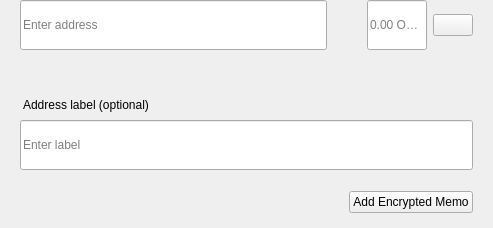
<?xml version="1.0" encoding="UTF-8"?>
<ui version="4.0">
 <class>SendMultiRow</class>
 <widget class="QWidget" name="SendMultiRow">
  <property name="geometry">
   <rect>
    <x>0</x>
    <y>0</y>
    <width>493</width>
    <height>228</height>
   </rect>
  </property>
  <property name="minimumSize">
   <size>
    <width>0</width>
    <height>0</height>
   </size>
  </property>
  <property name="maximumSize">
   <size>
    <width>16777215</width>
    <height>16777215</height>
   </size>
  </property>
  <property name="windowTitle">
   <string>Form</string>
  </property>
  <layout class="QVBoxLayout" name="verticalLayout_3">
   <property name="spacing">
    <number>0</number>
   </property>
   <property name="leftMargin">
    <number>0</number>
   </property>
   <property name="topMargin">
    <number>0</number>
   </property>
   <property name="rightMargin">
    <number>20</number>
   </property>
   <property name="bottomMargin">
    <number>5</number>
   </property>
   <item alignment="Qt::AlignTop">
    <widget class="QWidget" name="widget" native="true">
     <property name="sizePolicy">
      <sizepolicy hsizetype="Expanding" vsizetype="Maximum">
       <horstretch>0</horstretch>
       <verstretch>0</verstretch>
      </sizepolicy>
     </property>
     <property name="minimumSize">
      <size>
       <width>0</width>
       <height>60</height>
      </size>
     </property>
     <property name="maximumSize">
      <size>
       <width>16777215</width>
       <height>85</height>
      </size>
     </property>
     <layout class="QHBoxLayout" name="horizontalLayout" stretch="6,0,2">
      <property name="spacing">
       <number>0</number>
      </property>
      <property name="leftMargin">
       <number>8</number>
      </property>
      <property name="topMargin">
       <number>0</number>
      </property>
      <property name="rightMargin">
       <number>0</number>
      </property>
      <property name="bottomMargin">
       <number>0</number>
      </property>
      <item alignment="Qt::AlignTop">
       <widget class="QStackedWidget" name="stackedAddress">
        <property name="minimumSize">
         <size>
          <width>0</width>
          <height>50</height>
         </size>
        </property>
        <property name="maximumSize">
         <size>
          <width>16777215</width>
          <height>50</height>
         </size>
        </property>
        <widget class="QWidget" name="page_4">
         <property name="sizePolicy">
          <sizepolicy hsizetype="Expanding" vsizetype="Preferred">
           <horstretch>0</horstretch>
           <verstretch>0</verstretch>
          </sizepolicy>
         </property>
         <property name="minimumSize">
          <size>
           <width>0</width>
           <height>50</height>
          </size>
         </property>
         <property name="maximumSize">
          <size>
           <width>16777215</width>
           <height>55</height>
          </size>
         </property>
         <layout class="QVBoxLayout" name="verticalLayout_7">
          <property name="spacing">
           <number>0</number>
          </property>
          <property name="leftMargin">
           <number>12</number>
          </property>
          <property name="topMargin">
           <number>0</number>
          </property>
          <property name="rightMargin">
           <number>0</number>
          </property>
          <property name="bottomMargin">
           <number>0</number>
          </property>
          <item>
           <widget class="QLineEdit" name="lineEditAddress">
            <property name="minimumSize">
             <size>
              <width>0</width>
              <height>50</height>
             </size>
            </property>
            <property name="maximumSize">
             <size>
              <width>16777215</width>
              <height>50</height>
             </size>
            </property>
            <property name="placeholderText">
             <string>Enter address</string>
            </property>
           </widget>
          </item>
         </layout>
        </widget>
        <widget class="QWidget" name="page_3"/>
       </widget>
      </item>
      <item>
       <spacer name="horizontalSpacer_3">
        <property name="orientation">
         <enum>Qt::Horizontal</enum>
        </property>
        <property name="sizeType">
         <enum>QSizePolicy::Fixed</enum>
        </property>
        <property name="sizeHint" stdset="0">
         <size>
          <width>40</width>
          <height>20</height>
         </size>
        </property>
       </spacer>
      </item>
      <item>
       <layout class="QHBoxLayout" name="horizontalLayout_2">
        <property name="spacing">
         <number>6</number>
        </property>
        <item alignment="Qt::AlignTop">
         <widget class="QLineEdit" name="lineEditAmount">
          <property name="sizePolicy">
           <sizepolicy hsizetype="Expanding" vsizetype="Preferred">
            <horstretch>0</horstretch>
            <verstretch>0</verstretch>
           </sizepolicy>
          </property>
          <property name="minimumSize">
           <size>
            <width>0</width>
            <height>50</height>
           </size>
          </property>
          <property name="maximumSize">
           <size>
            <width>16777215</width>
            <height>50</height>
           </size>
          </property>
          <property name="maxLength">
           <number>17</number>
          </property>
          <property name="alignment">
           <set>Qt::AlignLeading|Qt::AlignLeft|Qt::AlignVCenter</set>
          </property>
          <property name="placeholderText">
           <string notr="true">0.00 OMEGA</string>
          </property>
         </widget>
        </item>
        <item>
         <layout class="QVBoxLayout" name="verticalLayout">
          <property name="topMargin">
           <number>14</number>
          </property>
          <property name="bottomMargin">
           <number>0</number>
          </property>
          <item alignment="Qt::AlignTop">
           <widget class="QPushButton" name="btnMenu">
            <property name="minimumSize">
             <size>
              <width>0</width>
              <height>0</height>
             </size>
            </property>
            <property name="maximumSize">
             <size>
              <width>16777215</width>
              <height>16777215</height>
             </size>
            </property>
            <property name="focusPolicy">
             <enum>Qt::NoFocus</enum>
            </property>
            <property name="text">
             <string/>
            </property>
           </widget>
          </item>
         </layout>
        </item>
       </layout>
      </item>
     </layout>
    </widget>
   </item>
   <item>
    <widget class="QWidget" name="layoutLabel" native="true">
     <property name="minimumSize">
      <size>
       <width>0</width>
       <height>0</height>
      </size>
     </property>
     <property name="maximumSize">
      <size>
       <width>16777215</width>
       <height>16777215</height>
      </size>
     </property>
     <layout class="QVBoxLayout" name="verticalLayout_9">
      <property name="spacing">
       <number>6</number>
      </property>
      <property name="leftMargin">
       <number>20</number>
      </property>
      <property name="topMargin">
       <number>0</number>
      </property>
      <property name="rightMargin">
       <number>0</number>
      </property>
      <property name="bottomMargin">
       <number>10</number>
      </property>
      <item>
       <spacer name="verticalSpacer">
        <property name="orientation">
         <enum>Qt::Vertical</enum>
        </property>
        <property name="sizeType">
         <enum>QSizePolicy::Fixed</enum>
        </property>
        <property name="sizeHint" stdset="0">
         <size>
          <width>20</width>
          <height>20</height>
         </size>
        </property>
       </spacer>
      </item>
      <item>
       <widget class="QLabel" name="labelSubtitleDescription">
        <property name="styleSheet">
         <string notr="true">margin-bottom:2px;
margin-left:0.05px;
padding:0px;</string>
        </property>
        <property name="text">
         <string>Address label (optional)</string>
        </property>
       </widget>
      </item>
      <item>
       <widget class="QLineEdit" name="lineEditDescription">
        <property name="minimumSize">
         <size>
          <width>0</width>
          <height>50</height>
         </size>
        </property>
        <property name="maximumSize">
         <size>
          <width>16777215</width>
          <height>50</height>
         </size>
        </property>
        <property name="placeholderText">
         <string>Enter label</string>
        </property>
       </widget>
      </item>
      <item>
       <spacer name="verticalSpacer_2">
        <property name="orientation">
         <enum>Qt::Vertical</enum>
        </property>
        <property name="sizeType">
         <enum>QSizePolicy::Fixed</enum>
        </property>
        <property name="sizeHint" stdset="0">
         <size>
          <width>20</width>
          <height>15</height>
         </size>
        </property>
       </spacer>
      </item>
      <item>
       <widget class="QWidget" name="containerMemo" native="true">
        <layout class="QHBoxLayout" name="horizontalLayout_5">
         <property name="leftMargin">
          <number>0</number>
         </property>
         <property name="topMargin">
          <number>0</number>
         </property>
         <property name="rightMargin">
          <number>0</number>
         </property>
         <property name="bottomMargin">
          <number>0</number>
         </property>
         <item>
          <spacer name="horizontalSpacer">
           <property name="orientation">
            <enum>Qt::Horizontal</enum>
           </property>
           <property name="sizeHint" stdset="0">
            <size>
             <width>40</width>
             <height>20</height>
            </size>
           </property>
          </spacer>
         </item>
         <item>
          <widget class="QPushButton" name="btnAddMemo">
           <property name="text">
            <string notr="true">Add Encrypted Memo</string>
           </property>
          </widget>
         </item>
        </layout>
       </widget>
      </item>
     </layout>
    </widget>
   </item>
  </layout>
 </widget>
 <resources/>
 <connections/>
</ui>
